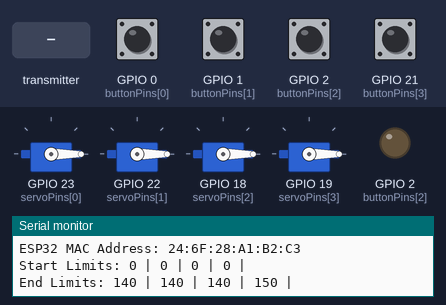
A sketch run on a simulated ESP32. Parts: 4 × servo, output pins drawn as LEDs (lit = HIGH), the last lines printed to the serial monitor. The inputs (shaded band) are chosen by the test bench; at power-on: GPIO 0 (buttonPins[0]), GPIO 1 (buttonPins[1]), GPIO 2 (buttonPins[2]), GPIO 21 (buttonPins[3]) LOW.

Above: at 5.2 s.
5.3 s: GPIO 0 (buttonPins[0]) pulled HIGH for 0.15 s
At 7.05 s:
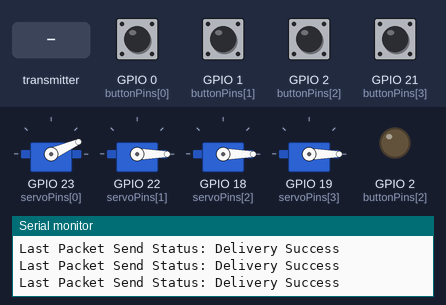
At 7.65 s:
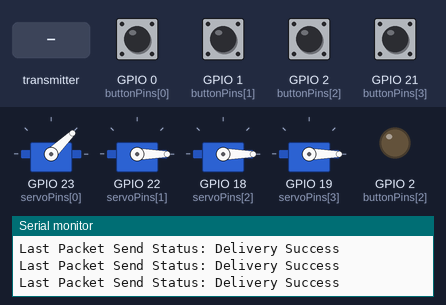
8.4 s: the transmitter starts sending buttonIndex = 0
At 8.9 s:
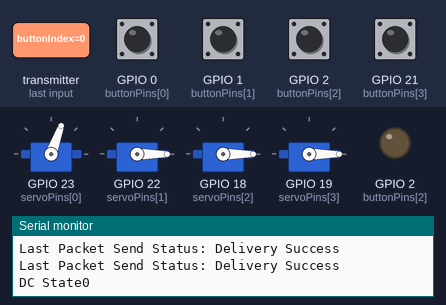
Timing chart, 0 to 11.4 s (numbered marks = the images above; inputs shaded):
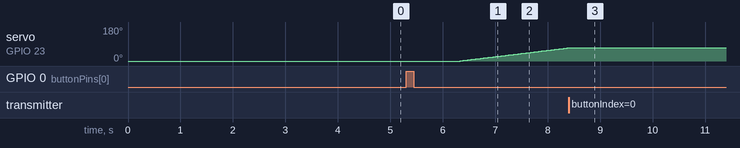

Measured:
- after the input at 5.3 s, servo on GPIO 23 (servoPins[0]): moves from 0° to 69° over 2.0 s, starting after 1.0 s
- after the input at 8.4 s, servo on GPIO 23 (servoPins[0]): goes on until 8.4 s, then stays 70°

The sketch:

Servo_Gate_controller_V1.ino
```cpp
#include <ESP32Servo.h>

#define loopdelay 30
#define loopstep 1
#include <esp_now.h>
#include <WiFi.h>

#define debounce 100
#define NUM_BUTTONS 4
#define NUM_SERVOS 4
#define NUM_PEERS 4
#define NUM_BOARDS 3
#define waittime 1000
#define BoardSel 2

const int buttonPins[NUM_BUTTONS] = {0, 1, 2, 21};  // Change as per your setup
const int servoPins[NUM_SERVOS] = {23, 22, 18, 19};        // Change as per your setup
//const int startlimit[NUM_SERVOS] = {0,0,0,0};  // Bandsaw, Spare Port
//const int endlimit[NUM_SERVOS]={150,160,60,60};
//const int startlimit[NUM_SERVOS] = {0,0,0,0}; // Planer, Chop L, Chop R, Router
//const int endlimit[NUM_SERVOS]={140,140,140,150};
//const int startlimit[NUM_SERVOS] = {0,0,0,0};  // Tablesaw,  side port
//const int endlimit[NUM_SERVOS]={145,150,60,60};

const int startlimits[NUM_BOARDS][NUM_SERVOS] = {
  {0,0,0,0},
  {0,0,0,0},
  {0,0,0,0}
  };  // Tablesaw,  side port
const int endlimits[NUM_BOARDS][NUM_SERVOS]={
{150,160,60,60}, //Bandsaw
{140,140,140,150}, //Chop Saw
{145,150,60,60}, // Table Saw

};

const int* startlimit = startlimits[BoardSel-1];
const int* endlimit = endlimits[BoardSel-1];

bool buttonstate[NUM_BUTTONS] = {0,0,0,0};
bool laststate[NUM_BUTTONS] = {0,0,0,0};
unsigned long timer[2];

int angle[NUM_SERVOS] = {0,0,0,0};
int pastangle[NUM_SERVOS] = {0,0,0,0};
bool gateflag = true;
int last_active = 10;

Servo servos[NUM_SERVOS];

typedef struct struct_message {
  bool buttonIndex;
} struct_message;

struct_message myData;

const uint8_t broadcastAddresses[NUM_PEERS][6] = {
  {0xF0, 0xF5, 0xBD, 0x2C, 0xF9, 0x40}, // #1  Bandsaw board
  {0xF0, 0xF5, 0xBD, 0x2C, 0xF4, 0x8C}, //#2   Chopsaw Board
  {0xF0, 0xF5, 0xBD, 0x2C, 0xFA, 0xC8}, // #3  Tablesaw Board
  {0xDC, 0xDA, 0x0C, 0xCE, 0xBD, 0xCD}, // Dust collector  last is CC  not CD
//{0xDC, 0xDA, 0x0C, 0xCE, 0xF4, 0x8C},  //4 pin
  //{0x24, 0x6F, 0x28, 0xAE, 0xDC, 0x54}
};

void setup() {
  Serial.begin(115200);
  pinMode(LED_BUILTIN,OUTPUT);

  WiFi.mode(WIFI_STA);


  // Print the MAC address of the ESP32
  Serial.print("ESP32 MAC Address: ");
  Serial.println(WiFi.macAddress());
  Serial.print("Start Limits: ");
  for(int x = 0; x < 4; x++){
  Serial.print(startlimit[x]);
  Serial.print(" | ");}
  Serial.println();
  Serial.print("End Limits: ");
  for(int x = 0; x < 4; x++){
  Serial.print(endlimit[x]);
  Serial.print(" | ");}
  Serial.println();


  for (int i = 0; i < NUM_SERVOS; i++) {
    servos[i].attach(servoPins[i]);
    angle[i] = startlimit[i];
    pastangle[i] = angle[i];
    servos[i].write(angle[i]);
    delay(1000);
  }


  for (int i = 0; i < NUM_SERVOS; i++) {
    servos[i].detach();}

  if (esp_now_init() != ESP_OK) {
    Serial.println("Error initializing ESP-NOW");
    return;
  }
  esp_now_register_send_cb(OnDataSent);
  esp_now_register_recv_cb(OnDataRecv);

  for (int i = 0; i < NUM_PEERS; i++) {
    esp_now_peer_info_t peerInfo;
    memcpy(peerInfo.peer_addr, broadcastAddresses[i], 6);
    peerInfo.channel = 0;
    peerInfo.encrypt = false;
    if (esp_now_add_peer(&peerInfo) != ESP_OK) {
      Serial.println("Failed to add peer");
      return;
    }
  }

  for (int i = 0; i < NUM_BUTTONS; i++) {
    pinMode(buttonPins[i], INPUT_PULLDOWN);
  }

}


void loop() {
  digitalWrite(LED_BUILTIN,LOW);
  for (int i = 0; i < NUM_BUTTONS; i++) {
    if (digitalRead(buttonPins[i]) == HIGH) {
      timer[0] = millis();
      if(timer[0]-timer[1] >= debounce){
        timer[1] = timer[0];

      if(last_active == i){
        myData.buttonIndex = !myData.buttonIndex;
      }
      else{
        myData.buttonIndex = 1;
      }
      last_active = i;

      lightLED(i);
      Serial.println(servoPins[i]);
      delay(waittime);  // Adjust delay as needed
      for (int j = 0; j < NUM_PEERS; j++) {
        esp_now_send(broadcastAddresses[j], (uint8_t *) &myData, sizeof(myData));
      }
      turnOffAllLEDs(i);
      gateflag = false;
      }
    }
  }

for(int j = 0; j < NUM_SERVOS; j++){

        if(pastangle[j] < angle[j]){
          servos[j].attach(servoPins[j]);
          Serial.print("Gate ");
          Serial.print(j);
          Serial.println(" Opening");
          gateflag = true;
          for(int i = pastangle[j]; i <= angle[j]; i++){
            //Serial.println(i);
            servos[j].write(i);
            delay(loopdelay);
          }
          servos[j].detach();
          pastangle[j] = angle[j];}


        if(pastangle[j] > angle[j] && gateflag == true){
          servos[j].attach(servoPins[j]);
          Serial.print("Gate ");
          Serial.print(j);
          Serial.println(" Closing");
          for(int i = pastangle[j]; i >= angle[j]; i--){
            //Serial.println(i);
            servos[j].write(i);
            delay(loopdelay);

          }
          servos[j].detach();
          pastangle[j] = angle[j];}
}

}


void lightLED(int index) {
  angle[index] = endlimit[index];
  Serial.print(index);
  Serial.println(servoPins[index]);

  //digitalWrite(ledPins[index], HIGH);
}

void turnOffAllLEDs(int index) {
  for (int i = 0; i < NUM_SERVOS; i++) {
    if(i != index){
      angle[i] = startlimit[i];

      //digitalWrite(ledPins[i], LOW);
      }
  }
}

void OnDataSent(const uint8_t *mac_addr, esp_now_send_status_t status) {
  Serial.print("Last Packet Send Status: ");
  Serial.println(status == ESP_NOW_SEND_SUCCESS ? "Delivery Success" : "Delivery Fail");
}

void OnDataRecv(const esp_now_recv_info* recv_info, const uint8_t* incomingData, int len) {
  memcpy(&myData, incomingData, sizeof(myData));
  last_active = 10;
  Serial.print("DC State");
  Serial.println(myData.buttonIndex);
  delay(waittime);  // Adjust delay as needed
  turnOffAllLEDs(5);
}
```
